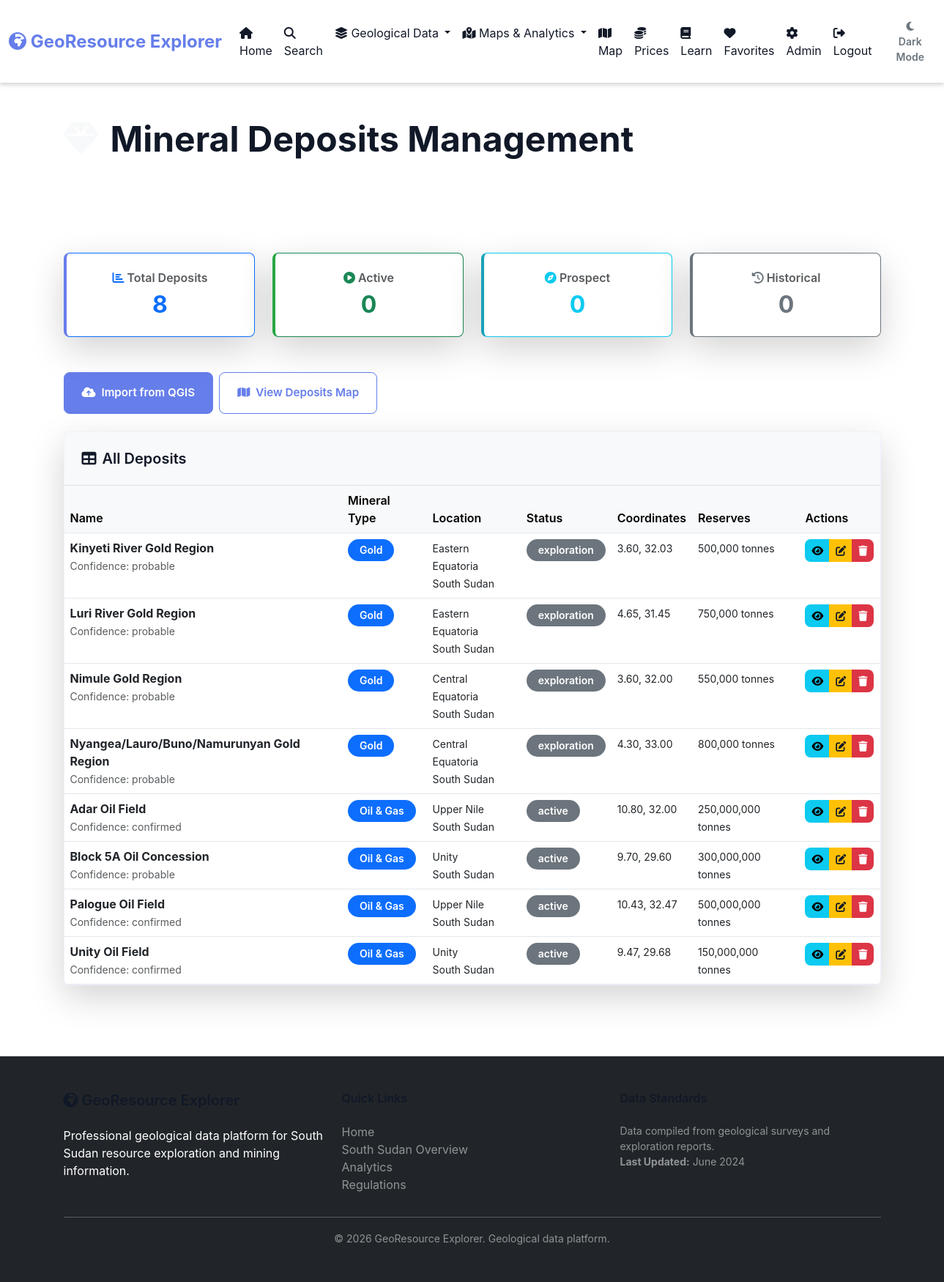
The page /admin/deposits (signed in) on the database its author committed.
### tables this page shows
CREATE TABLE deposits (
        id INTEGER PRIMARY KEY AUTOINCREMENT,
        name TEXT NOT NULL,
        mineral_type_id INTEGER,
        ore_type_id INTEGER,
        location_name TEXT,
        latitude REAL,
        longitude REAL,
        country TEXT,
        region TEXT,
        estimated_reserves_tonnes REAL,
        average_grade REAL,
        confidence_level TEXT,
        discovery_year INTEGER,
        status TEXT,
        notes TEXT,
        created_by INTEGER,
        created_at TIMESTAMP DEFAULT CURRENT_TIMESTAMP,
        FOREIGN KEY(mineral_type_id) REFERENCES mineral_types(id),
        FOREIGN KEY(ore_type_id) REFERENCES ore_types(id),
        FOREIGN KEY(created_by) REFERENCES users(id)
    );

CREATE TABLE mineral_types (
            id INTEGER PRIMARY KEY AUTOINCREMENT,
            name TEXT UNIQUE NOT NULL,
            category TEXT,
            description TEXT
        );

### app/deposits.py (the view)
    @app.route("/admin/deposits")
    @login_required
    def admin_deposits():
        if not is_admin():
            return redirect("/")
        db = get_db()
        deposits = db.execute("""
            SELECT d.*, mt.name as mineral_name
            FROM deposits d
            LEFT JOIN mineral_types mt ON d.mineral_type_id = mt.id
            ORDER BY d.status DESC, d.name ASC
        """).fetchall()
        deposits = [dict(d) for d in deposits]
        mineral_types = db.execute(
            "SELECT id, name, category FROM mineral_types ORDER BY name"
        ).fetchall()
        mineral_types = [dict(m) for m in mineral_types]
        stats = {
            'total': len(deposits),
            'active': len([d for d in deposits if d['status'] == 'Active']),
            'prospect': len([d for d in deposits if d['status'] == 'Prospect']),
            'historical': len([d for d in deposits if d['status'] == 'Historical'])
        }
        return render_template("admin_deposits.html",
                             deposits=deposits,
                             mineral_types=mineral_types,
                             stats=stats)

### app/db.py (called while the page is built)
def get_db():
    if 'db' not in g:
        g.db = sqlite3.connect(
            DATABASE_PATH,
            check_same_thread=False,
            timeout=5.0  # 5 second timeout for database lock
        )
        g.db.row_factory = sqlite3.Row
        g.db.execute("PRAGMA foreign_keys = ON")
    return g.db

### app/helpers.py (called while the page is built)
def login_required(f):
    @wraps(f)
    def decorated_function(*args, **kwargs):
        if session.get("user_id") is None:
            return redirect("/login")
        return f(*args, **kwargs)
    return decorated_function

### app/utils.py (called while the page is built)
def is_admin():
    if "user_id" not in session:
        return False
    db = get_db()
    user = db.execute(
        "SELECT is_admin FROM users WHERE id = ?",
        (session["user_id"],)
    ).fetchone()
    return user and user["is_admin"] == 1

### templates/admin_deposits.html (shortened to what this page needs)
{% extends "layout.html" %}
{% block content %}
<div class="bg-gradient py-4 mb-4">
    <div class="container">
        <h1 class="display-5 fw-bold mb-2">
            <i class="fas fa-gem text-light me-3"></i>Mineral Deposits Management
        </h1>
        <p class="lead text-white-50">View, edit, and delete mineral deposits imported from QGIS</p>
    </div>
</div>
<div class="container py-4">
    <div class="row g-4 mb-5">
        <div class="col-md-3">
            <div class="card shadow-lg border-primary">
                <div class="card-body text-center">
                    <h6 class="text-muted mb-2">
                        <i class="fas fa-chart-bar text-primary"></i> Total Deposits
                    </h6>
                    <h2 class="fw-bold text-primary mb-0">{{ stats.total }}</h2>
                </div>
            </div>
        </div>
        <div class="col-md-3">
            <div class="card shadow-lg border-success">
                <div class="card-body text-center">
                    <h6 class="text-muted mb-2">
                        <i class="fas fa-play-circle text-success"></i> Active
                    </h6>
                    <h2 class="fw-bold text-success mb-0">{{ stats.active }}</h2>
                </div>
            </div>
        </div>
        <div class="col-md-3">
            <div class="card shadow-lg border-info">
                <div class="card-body text-center">
                    <h6 class="text-muted mb-2">
                        <i class="fas fa-compass text-info"></i> Prospect
                    </h6>
                    <h2 class="fw-bold text-info mb-0">{{ stats.prospect }}</h2>
                </div>
            </div>
        </div>
        <div class="col-md-3">
            <div class="card shadow-lg border-secondary">
                <div class="card-body text-center">
                    <h6 class="text-muted mb-2">
                        <i class="fas fa-history text-secondary"></i> Historical
                    </h6>
                    <h2 class="fw-bold text-secondary mb-0">{{ stats.historical }}</h2>
                </div>
            </div>
        </div>
    </div>
    <div class="mb-4 d-flex gap-2">
        <a href="/admin/geospatial" class="btn btn-primary">
            <i class="fas fa-cloud-upload-alt me-2"></i>Import from QGIS
        </a>
        <a href="/map/deposits" class="btn btn-outline-primary" target="_blank">
            <i class="fas fa-map me-2"></i>View Deposits Map
        </a>
    </div>
    <div class="card shadow-lg">
        <div class="card-header bg-light border-bottom">
            <h5 class="mb-0">
                <i class="fas fa-table me-2"></i>All Deposits
            </h5>
        </div>
        <div class="card-body p-0">
            <div style="overflow-x: auto;">
                <table class="table table-hover mb-0">
                    <thead class="table-light">
                        <tr>
                            <th>Name</th>
                            <th>Mineral Type</th>
                            <th>Location</th>
                            <th>Status</th>
                            <th>Coordinates</th>
                            <th>Reserves</th>
                            <th>Actions</th>
                        </tr>
                    </thead>
                    <tbody>
                        {% if deposits %}
                            {% for deposit in deposits %}
                            <tr>
                                <td>
                                    <strong>{{ deposit.name }}</strong>
                                    {% if deposit.confidence_level %}
                                    <br>
                                    <small class="text-muted">Confidence: {{ deposit.confidence_level }}</small>
                                    {% endif %}
                                </td>
                                <td>
                                    {% if deposit.mineral_name %}
                                        <span class="badge bg-primary">{{ deposit.mineral_name }}</span>
                                    {% else %}
                                        <span class="badge bg-secondary">Unassigned</span>
                                    {% endif %}
                                </td>
                                <td>
                                    <small>
                                        {% if deposit.region %}{{ deposit.region }}<br>{% endif %}
                                        {% if deposit.country %}{{ deposit.country }}{% endif %}
                                    </small>
                                </td>
                                <td>
                                    {% if deposit.status == 'Active' %}
                                        <span class="badge bg-success">{{ deposit.status }}</span>
                                    {% elif deposit.status == 'Prospect' %}
                                        <span class="badge bg-info">{{ deposit.status }}</span>
                                    {% else %}
                                        <span class="badge bg-secondary">{{ deposit.status }}</span>
                                    {% endif %}
                                </td>
                                <td>
                                    <small>
                                        {% if deposit.latitude and deposit.longitude %}
                                        {{ "%.2f"|format(deposit.latitude) }}, {{ "%.2f"|format(deposit.longitude) }}
                                        {% else %}
                                        <span class="text-danger">Missing</span>
                                        {% endif %}
                                    </small>
                                </td>
                                <td>
                                    <small>
                                        {% if deposit.estimated_reserves_tonnes %}
                                        {{ "{:,.0f}".format(deposit.estimated_reserves_tonnes) }} tonnes
                                        {% else %}
                                        —
                                        {% endif %}
                                    </small>
                                </td>
                                <td>
                                    <div class="btn-group btn-group-sm">
                                        <a href="/admin/deposits/{{ deposit.id }}" class="btn btn-info" title="View Details">
                                            <i class="fas fa-eye"></i>
                                        </a>
                                        <a href="/admin/deposits/{{ deposit.id }}/edit" class="btn btn-warning" title="Edit">
                                            <i class="fas fa-edit"></i>
                                        </a>
                                        <button class="btn btn-danger" onclick="deleteDeposit({{ deposit.id }})" title="Delete">
                                            <i class="fas fa-trash"></i>
                                        </button>
                                    </div>
                                </td>
                            </tr>
                            {% endfor %}
                        {% endif %}
                    </tbody>
                </table>
            </div>
        </div>
    </div>
</div>
{% endblock %}

### static/style.css (style rules this page uses)
:root { --primary: #667eea; --primary-dark: #764ba2; --secondary: #17a2b8; --success: #28a745; --danger: #dc3545; --warning: #ffc107; --info: #17a2b8; --light: #f8f9fa; --dark: #343a40; --muted: #6c757d; --bg-primary: #ffffff; --bg-secondary: #f8f9fa; --bg-tertiary: #f0f2f5; --bg-gradient: linear-gradient(135deg, #667eea 0%, #764ba2 100%); --text-primary: #111827; --text-secondary: #6b7280; --text-light: #ffffff; --border-color: #e5e7eb; --border-color-light: #f3f4f6; --shadow-sm: 0 1px 2px rgba(0, 0, 0, 0.05); --shadow-md: 0 4px 6px rgba(0, 0, 0, 0.1); --shadow-lg: 0 10px 15px rgba(0, 0, 0, 0.1); --shadow-xl: 0 20px 25px rgba(0, 0, 0, 0.15); --spacing-xs: 0.25rem; --spacing-sm: 0.5rem; --spacing-md: 1rem; --spacing-lg: 1.5rem; --spacing-xl: 2rem; --spacing-2xl: 3rem; --radius-sm: 0.25rem; --radius-md: 0.375rem; --radius-lg: 0.5rem; --radius-xl: 1rem; --radius-full: 9999px; --transition-fast: 150ms ease-in-out; --transition-base: 250ms ease-in-out; --transition-slow: 350ms ease-in-out; --z-dropdown: 1000; --z-modal: 1050; --z-popover: 1060; --z-tooltip: 1070; }
* { margin: 0; padding: 0; box-sizing: border-box; }
html { font-size: 16px; scroll-behavior: smooth; }
body { font-family: -apple-system, BlinkMacSystemFont, 'Segoe UI', Roboto, 'Helvetica Neue', Arial, sans-serif; background-color: var(--bg-primary); color: var(--text-primary); line-height: 1.5; transition: background-color var(--transition-base), color var(--transition-base); }
h1, h2, h3, h4, h5, h6 { font-weight: 600; line-height: 1.2; margin-bottom: var(--spacing-lg); color: var(--text-primary); }
h1 { font-size: 2.5rem; }
h2 { font-size: 2rem; }
h5 { font-size: 1.25rem; }
h6 { font-size: 1rem; }
p { margin-bottom: var(--spacing-md); }
a { color: var(--primary); text-decoration: none; transition: color var(--transition-fast); }
.text-primary { color: var(--text-primary); }
.text-secondary { color: var(--text-secondary); }
.text-muted { color: var(--text-secondary); }
.text-light { color: var(--text-light); }
.text-center { text-align: center; }
.fw-bold { font-weight: 600; }
.mb-2 { margin-bottom: var(--spacing-md); }
.mb-4 { margin-bottom: var(--spacing-xl); }
.py-4 { padding-top: var(--spacing-xl); padding-bottom: var(--spacing-xl); }
.d-flex { display: flex; }
.gap-2 { gap: var(--spacing-md); }
.border-bottom { border-bottom: 1px solid var(--border-color); }
.shadow-lg { box-shadow: var(--shadow-lg); }
.bg-primary { background-color: var(--primary); color: var(--text-light); }
.bg-secondary { background-color: var(--secondary); color: var(--text-light); }
.bg-light { background-color: var(--bg-secondary); color: var(--text-primary); }
.bg-gradient { background: var(--bg-gradient); color: var(--text-light); }
.card { background-color: var(--bg-primary); border: 1px solid var(--border-color); border-radius: var(--radius-lg); box-shadow: var(--shadow-md); overflow: hidden; transition: box-shadow var(--transition-base), transform var(--transition-base); }
.card-header { background-color: var(--bg-secondary); padding: var(--spacing-lg); border-bottom: 1px solid var(--border-color); }
.card-body { padding: var(--spacing-lg); }
.btn { display: inline-block; padding: var(--spacing-md) var(--spacing-lg); border: 1px solid transparent; border-radius: var(--radius-lg); font-weight: 600; text-align: center; cursor: pointer; transition: all var(--transition-fast); text-decoration: none; user-select: none; font-size: 0.95rem; }
.btn-primary { background-color: var(--primary); color: var(--text-light); border-color: var(--primary); }
.btn-outline-primary { background-color: transparent; color: var(--primary); border-color: var(--primary); }
.btn-danger { background-color: var(--danger); color: var(--text-light); }
.btn-warning { background-color: var(--warning); color: var(--text-primary); }
.badge { display: inline-block; padding: var(--spacing-sm) var(--spacing-md); border-radius: var(--radius-full); font-size: 0.875rem; font-weight: 600; }
table { width: 100%; border-collapse: collapse; margin-bottom: var(--spacing-lg); }
th { background-color: var(--bg-secondary); padding: var(--spacing-md); text-align: left; font-weight: 600; border-bottom: 2px solid var(--border-color); }
td { padding: var(--spacing-md); border-bottom: 1px solid var(--border-color); }
@media (min-width: 1200px) { .container { max-width: 1140px; margin: 0 auto; } }

### rows shown on the page
deposits: name "Kinyeti River Gold Region", confidence_level "probable", mineral_name "Gold", region "Eastern Equatoria", country "South Sudan", status "exploration", latitude "3.60", longitude "32.03", estimated_reserves_tonnes "500,000"
deposits: name "Luri River Gold Region", confidence_level "probable", mineral_name "Gold", region "Eastern Equatoria", country "South Sudan", status "exploration", latitude "4.65", longitude "31.45", estimated_reserves_tonnes "750,000"
deposits: name "Nimule Gold Region", confidence_level "probable", mineral_name "Gold", region "Central Equatoria", country "South Sudan", status "exploration", latitude "3.60", longitude "32.00", estimated_reserves_tonnes "550,000"
deposits: name "Nyangea/Lauro/Buno/Namurunyan Gold Region", confidence_level "probable", mineral_name "Gold", region "Central Equatoria", country "South Sudan", status "exploration", latitude "4.30", longitude "33.00", estimated_reserves_tonnes "800,000"
deposits: name "Adar Oil Field", confidence_level "confirmed", mineral_name "Oil & Gas", region "Upper Nile", country "South Sudan", status "active", latitude "10.80", longitude "32.00", estimated_reserves_tonnes "250,000,000"
deposits: name "Block 5A Oil Concession", confidence_level "probable", mineral_name "Oil & Gas", region "Unity", country "South Sudan", status "active", latitude "9.70", longitude "29.60", estimated_reserves_tonnes "300,000,000"
deposits: name "Palogue Oil Field", confidence_level "confirmed", mineral_name "Oil & Gas", region "Upper Nile", country "South Sudan", status "active", latitude "10.43", longitude "32.47", estimated_reserves_tonnes "500,000,000"
deposits: name "Unity Oil Field", confidence_level "confirmed", mineral_name "Oil & Gas", region "Unity", country "South Sudan", status "active", latitude "9.47", longitude "29.68", estimated_reserves_tonnes "150,000,000"

### other values the page prints
{{ stats.total }} "8"
{{ stats.active }} "0"
{{ stats.prospect }} "0"
{{ stats.historical }} "0"
